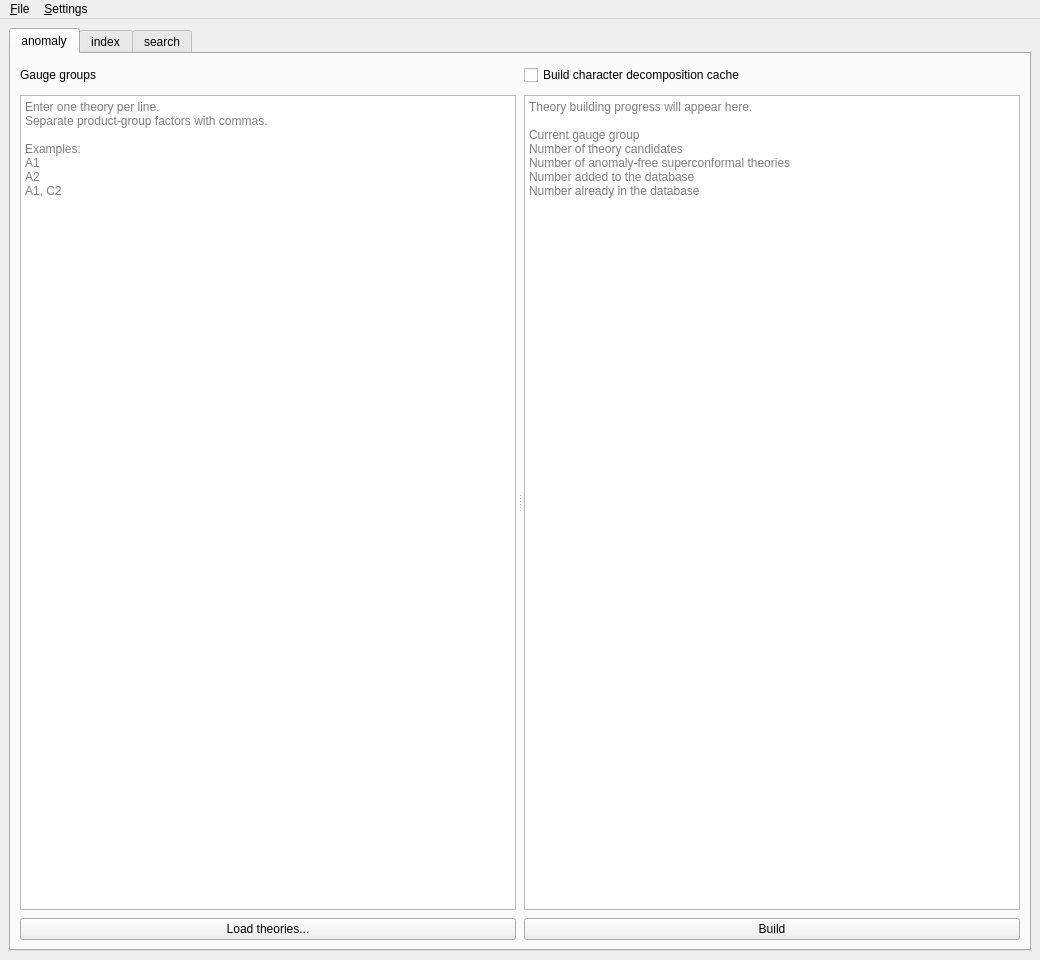
<?xml version="1.0" encoding="UTF-8"?>
<ui version="4.0">
 <class>N2DatabaseWindow</class>
 <widget class="QMainWindow" name="N2DatabaseWindow">
  <property name="geometry"><rect><x>0</x><y>0</y><width>1040</width><height>960</height></rect></property>
  <property name="windowTitle"><string>N2SCFTDB</string></property>
  <widget class="QWidget" name="centralwidget">
   <layout class="QVBoxLayout" name="mainLayout">
    <item>
     <widget class="QTabWidget" name="tabs">
      <property name="currentIndex"><number>0</number></property>
      <widget class="QWidget" name="anomalyTab">
       <attribute name="title"><string>anomaly</string></attribute>
       <layout class="QVBoxLayout" name="anomalyLayout">
        <item>
         <widget class="QSplitter" name="anomalySplitter">
          <property name="orientation"><enum>Qt::Horizontal</enum></property>
          <property name="handleWidth"><number>8</number></property>
          <property name="childrenCollapsible"><bool>false</bool></property>
          <widget class="QWidget" name="theoryInputPanel">
           <property name="sizePolicy"><sizepolicy hsizetype="Expanding" vsizetype="Expanding"><horstretch>1</horstretch><verstretch>1</verstretch></sizepolicy></property>
           <layout class="QVBoxLayout" name="theoryInputLayout">
            <property name="spacing"><number>8</number></property>
            <property name="leftMargin"><number>0</number></property>
            <property name="topMargin"><number>0</number></property>
            <property name="rightMargin"><number>0</number></property>
            <property name="bottomMargin"><number>0</number></property>
            <item>
             <widget class="QLabel" name="theoryInputLabel">
              <property name="minimumSize"><size><width>0</width><height>24</height></size></property>
              <property name="text"><string>Gauge groups</string></property>
              <property name="buddy"><cstring>theoriesInput</cstring></property>
             </widget>
            </item>
            <item>
             <widget class="QPlainTextEdit" name="theoriesInput">
              <property name="toolTip"><string>Enter one theory per line. Separate the gauge factors of a product group with commas.</string></property>
              <property name="accessibleName"><string>Lagrangian theory gauge groups</string></property>
              <property name="placeholderText"><string>Enter one theory per line.
Separate product-group factors with commas.

Examples:
A1
A2
A1, C2</string></property>
             </widget>
            </item>
            <item>
             <widget class="QPushButton" name="loadTheoriesButton">
              <property name="text"><string>Load theories...</string></property>
              <property name="toolTip"><string>Load gauge-group specifications from text files.</string></property>
             </widget>
            </item>
           </layout>
          </widget>
          <widget class="QWidget" name="theoryBuildPanel">
           <property name="sizePolicy"><sizepolicy hsizetype="Expanding" vsizetype="Expanding"><horstretch>1</horstretch><verstretch>1</verstretch></sizepolicy></property>
           <layout class="QVBoxLayout" name="theoryBuildLayout">
            <property name="spacing"><number>8</number></property>
            <property name="leftMargin"><number>0</number></property>
            <property name="topMargin"><number>0</number></property>
            <property name="rightMargin"><number>0</number></property>
            <property name="bottomMargin"><number>0</number></property>
            <item>
             <widget class="QCheckBox" name="buildCharacterCacheCheckBox">
              <property name="minimumSize"><size><width>0</width><height>24</height></size></property>
              <property name="text"><string>Build character decomposition cache</string></property>
              <property name="toolTip"><string>Build character decompositions for representations encountered during theory candidate enumeration.</string></property>
              <property name="checked"><bool>false</bool></property>
             </widget>
            </item>
            <item>
             <widget class="QPlainTextEdit" name="theoryBuildLog">
              <property name="accessibleName"><string>Theory building log</string></property>
              <property name="readOnly"><bool>true</bool></property>
              <property name="placeholderText"><string>Theory building progress will appear here.

Current gauge group
Number of theory candidates
Number of anomaly-free superconformal theories
Number added to the database
Number already in the database</string></property>
             </widget>
            </item>
            <item>
             <widget class="QPushButton" name="buildTheoriesButton">
              <property name="text"><string>Build</string></property>
              <property name="toolTip"><string>Enumerate theory candidates for the supplied gauge groups and add anomaly-free superconformal theories to the database.</string></property>
             </widget>
            </item>
           </layout>
          </widget>
         </widget>
        </item>
       </layout>
      </widget>
      <widget class="QWidget" name="indexTab">
       <attribute name="title"><string>index</string></attribute>
       <layout class="QVBoxLayout" name="indexLayout">
        <item>
         <widget class="QSplitter" name="indexSplitter">
          <property name="orientation"><enum>Qt::Horizontal</enum></property>
          <property name="handleWidth"><number>8</number></property>
          <property name="childrenCollapsible"><bool>false</bool></property>
          <widget class="QWidget" name="indexSearchPanel">
           <property name="sizePolicy"><sizepolicy hsizetype="Expanding" vsizetype="Expanding"><horstretch>1</horstretch><verstretch>1</verstretch></sizepolicy></property>
           <layout class="QVBoxLayout" name="indexSearchLayout">
            <property name="spacing"><number>8</number></property>
            <property name="leftMargin"><number>0</number></property>
            <property name="topMargin"><number>0</number></property>
            <property name="rightMargin"><number>0</number></property>
            <property name="bottomMargin"><number>0</number></property>
            <item>
             <widget class="QPushButton" name="searchEmptyIndicesButton">
              <property name="text"><string>Search missing or lower-order indices</string></property>
              <property name="toolTip"><string>Find theories with missing indices or spectra, or full/Coulomb indices below the cutoffs in Settings. Indices with unknown saved cutoffs are preserved.</string></property>
             </widget>
            </item>
            <item>
             <widget class="QCheckBox" name="selectAllIndexGroupsCheckBox">
              <property name="text"><string>Select all</string></property>
              <property name="toolTip"><string>Select or clear all listed gauge groups.</string></property>
              <property name="checked"><bool>false</bool></property>
             </widget>
            </item>
            <item>
             <widget class="QListWidget" name="emptyIndexGaugeGroupsList">
              <property name="accessibleName"><string>Gauge groups of theories with missing or lower-order indices</string></property>
              <property name="toolTip"><string>Gauge groups with theories awaiting index calculation will be listed here with checkboxes.</string></property>
              <property name="editTriggers"><set>QAbstractItemView::NoEditTriggers</set></property>
              <property name="selectionMode"><enum>QAbstractItemView::NoSelection</enum></property>
             </widget>
            </item>
           </layout>
          </widget>
          <widget class="QWidget" name="indexCalculationPanel">
           <property name="sizePolicy"><sizepolicy hsizetype="Expanding" vsizetype="Expanding"><horstretch>1</horstretch><verstretch>1</verstretch></sizepolicy></property>
           <layout class="QVBoxLayout" name="indexCalculationLayout">
            <property name="spacing"><number>8</number></property>
            <property name="leftMargin"><number>0</number></property>
            <property name="topMargin"><number>0</number></property>
            <property name="rightMargin"><number>0</number></property>
            <property name="bottomMargin"><number>0</number></property>
            <item>
             <widget class="QPlainTextEdit" name="indexCalculationLog">
              <property name="accessibleName"><string>Index calculation log</string></property>
              <property name="readOnly"><bool>true</bool></property>
              <property name="placeholderText"><string>Index calculation progress will appear here.</string></property>
             </widget>
            </item>
            <item>
             <widget class="QPushButton" name="calculateIndexButton">
              <property name="text"><string>Calculate index</string></property>
              <property name="toolTip"><string>Calculate full indices, Coulomb branch indices and spectra for theories in the checked gauge groups.</string></property>
             </widget>
            </item>
           </layout>
          </widget>
         </widget>
        </item>
       </layout>
      </widget>
      <widget class="QWidget" name="searchTab">
       <attribute name="title"><string>search</string></attribute>
       <layout class="QVBoxLayout" name="searchTabLayout">
        <item>
         <widget class="QScrollArea" name="searchScrollArea">
          <property name="frameShape"><enum>QFrame::NoFrame</enum></property>
          <property name="widgetResizable"><bool>true</bool></property>
          <widget class="QWidget" name="searchFormPanel">
           <layout class="QVBoxLayout" name="searchFormLayout">
            <property name="spacing"><number>18</number></property>
            <property name="leftMargin"><number>16</number></property>
            <property name="topMargin"><number>16</number></property>
            <property name="rightMargin"><number>16</number></property>
            <property name="bottomMargin"><number>16</number></property>
            <item>
             <layout class="QVBoxLayout" name="searchSeedLayout">
              <property name="spacing"><number>8</number></property>
              <item>
               <widget class="QLabel" name="searchSeedLabel">
                <property name="font"><font><bold>true</bold></font></property>
                <property name="text"><string>Seed theories</string></property>
                <property name="buddy"><cstring>searchGaugeGroupsEdit</cstring></property>
               </widget>
              </item>
              <item>
               <widget class="QLineEdit" name="searchGaugeGroupsEdit">
                <property name="minimumSize"><size><width>0</width><height>34</height></size></property>
                <property name="accessibleName"><string>Seed theory gauge groups in Cartan notation</string></property>
                <property name="placeholderText"><string>e.g. A1; A2, C2; &quot;A1, A1&quot;</string></property>
                <property name="toolTip"><string>Enter Cartan types. Commas join factors of a product gauge group. Double quotes require exactly that gauge group; unquoted expressions require all listed factors. Semicolons separate alternatives, any one of which may match. Leave empty for no gauge-group restriction.</string></property>
               </widget>
              </item>
              <item>
               <widget class="QLabel" name="searchSeedHelpLabel">
                <property name="text"><string>Use Cartan types: A1 for a single group, A1, C2 for a product. Double quotes, as in &quot;A1, C2&quot;, require an exact gauge group; unquoted expressions match theories containing all listed factors. Separate alternatives with semicolons; matching any alternative is sufficient.</string></property>
                <property name="wordWrap"><bool>true</bool></property>
               </widget>
              </item>
             </layout>
            </item>
            <item>
             <layout class="QGridLayout" name="searchCriteriaLayout" columnstretch="1,1">
              <property name="horizontalSpacing"><number>28</number></property>
              <property name="verticalSpacing"><number>12</number></property>
              <item row="0" column="0">
               <widget class="QLabel" name="searchCentralChargeALabel">
                <property name="font"><font><bold>true</bold></font></property>
                <property name="text"><string>Central charge a (exact)</string></property>
                <property name="buddy"><cstring>searchCentralChargeAEdit</cstring></property>
               </widget>
              </item>
              <item row="0" column="1">
               <widget class="QLabel" name="searchCentralChargeCLabel">
                <property name="font"><font><bold>true</bold></font></property>
                <property name="text"><string>Central charge c (exact)</string></property>
                <property name="buddy"><cstring>searchCentralChargeCEdit</cstring></property>
               </widget>
              </item>
              <item row="1" column="0">
               <widget class="QLineEdit" name="searchCentralChargeAEdit">
                <property name="minimumSize"><size><width>0</width><height>34</height></size></property>
                <property name="placeholderText"><string>e.g. 263/768</string></property>
                <property name="toolTip"><string>Exact central charge a. Leave empty for no exact-value restriction.</string></property>
               </widget>
              </item>
              <item row="1" column="1">
               <widget class="QLineEdit" name="searchCentralChargeCEdit">
                <property name="minimumSize"><size><width>0</width><height>34</height></size></property>
                <property name="placeholderText"><string>e.g. 0.352865</string></property>
                <property name="toolTip"><string>Exact central charge c. Leave empty for no exact-value restriction.</string></property>
               </widget>
              </item>
              <item row="2" column="0">
               <widget class="QLabel" name="searchCentralChargeARangeLabel">
                <property name="font"><font><bold>true</bold></font></property>
                <property name="text"><string>Range for a</string></property>
                <property name="buddy"><cstring>searchCentralChargeAMinEdit</cstring></property>
               </widget>
              </item>
              <item row="2" column="1">
               <widget class="QLabel" name="searchCentralChargeCRangeLabel">
                <property name="font"><font><bold>true</bold></font></property>
                <property name="text"><string>Range for c</string></property>
                <property name="buddy"><cstring>searchCentralChargeCMinEdit</cstring></property>
               </widget>
              </item>
              <item row="3" column="0">
               <layout class="QHBoxLayout" name="searchCentralChargeARangeLayout">
                <property name="spacing"><number>8</number></property>
                <item><widget class="QLineEdit" name="searchCentralChargeAMinEdit">
                 <property name="minimumSize"><size><width>0</width><height>34</height></size></property>
                 <property name="accessibleName"><string>Inclusive lower bound for central charge a</string></property>
                 <property name="placeholderText"><string>lower bound</string></property>
                 <property name="toolTip"><string>Inclusive lower bound for a. Leave empty for no lower bound.</string></property>
                </widget></item>
                <item><widget class="QLabel" name="searchCentralChargeARangeSeparator"><property name="text"><string>≤ a ≤</string></property></widget></item>
                <item><widget class="QLineEdit" name="searchCentralChargeAMaxEdit">
                 <property name="minimumSize"><size><width>0</width><height>34</height></size></property>
                 <property name="accessibleName"><string>Inclusive upper bound for central charge a</string></property>
                 <property name="placeholderText"><string>upper bound</string></property>
                 <property name="toolTip"><string>Inclusive upper bound for a. Leave empty for no upper bound.</string></property>
                </widget></item>
               </layout>
              </item>
              <item row="3" column="1">
               <layout class="QHBoxLayout" name="searchCentralChargeCRangeLayout">
                <property name="spacing"><number>8</number></property>
                <item><widget class="QLineEdit" name="searchCentralChargeCMinEdit">
                 <property name="minimumSize"><size><width>0</width><height>34</height></size></property>
                 <property name="accessibleName"><string>Inclusive lower bound for central charge c</string></property>
                 <property name="placeholderText"><string>lower bound</string></property>
                 <property name="toolTip"><string>Inclusive lower bound for c. Leave empty for no lower bound.</string></property>
                </widget></item>
                <item><widget class="QLabel" name="searchCentralChargeCRangeSeparator"><property name="text"><string>≤ c ≤</string></property></widget></item>
                <item><widget class="QLineEdit" name="searchCentralChargeCMaxEdit">
                 <property name="minimumSize"><size><width>0</width><height>34</height></size></property>
                 <property name="accessibleName"><string>Inclusive upper bound for central charge c</string></property>
                 <property name="placeholderText"><string>upper bound</string></property>
                 <property name="toolTip"><string>Inclusive upper bound for c. Leave empty for no upper bound.</string></property>
                </widget></item>
               </layout>
              </item>
              <item row="4" column="0">
               <widget class="QLabel" name="searchTheoryIdLabel">
                <property name="font"><font><bold>true</bold></font></property>
                <property name="text"><string>Theory id</string></property>
                <property name="buddy"><cstring>searchTheoryIdEdit</cstring></property>
               </widget>
              </item>
              <item row="4" column="1">
               <widget class="QLabel" name="searchOptionsLabel">
                <property name="font"><font><bold>true</bold></font></property>
                <property name="text"><string>Options</string></property>
                <property name="buddy"><cstring>searchNonEmptyIndicesCheckBox</cstring></property>
               </widget>
              </item>
              <item row="5" column="0">
               <widget class="QLineEdit" name="searchTheoryIdEdit">
                <property name="minimumSize"><size><width>0</width><height>34</height></size></property>
                <property name="placeholderText"><string>e.g. 16</string></property>
                <property name="toolTip"><string>The ID of the theory, not a Lagrangian realization ID. Leave empty for no ID restriction.</string></property>
               </widget>
              </item>
              <item row="5" column="1">
               <widget class="QCheckBox" name="searchNonEmptyIndicesCheckBox">
                <property name="text"><string>Only theories with non-empty indices</string></property>
                <property name="toolTip"><string>Require a calculated full superconformal index. Coulomb branch indices and spectra may be empty.</string></property>
                <property name="checked"><bool>false</bool></property>
               </widget>
              </item>
             </layout>
            </item>
            <item>
             <widget class="QLabel" name="searchConditionsHelpLabel">
              <property name="text"><string>All entered conditions must match. Leave the filters empty and the option unchecked to search every theory in the database.</string></property>
              <property name="wordWrap"><bool>true</bool></property>
             </widget>
            </item>
            <item>
             <widget class="QGroupBox" name="searchCsvFieldsGroup">
              <property name="title"><string>CSV fields</string></property>
              <layout class="QGridLayout" name="searchCsvFieldsLayout" columnstretch="1,1,1">
               <property name="horizontalSpacing"><number>16</number></property>
               <property name="verticalSpacing"><number>10</number></property>
                <item row="0" column="0" colspan="3">
                 <widget class="QLabel" name="searchCsvTheoriesLabel">
                  <property name="font"><font><bold>true</bold></font></property>
                  <property name="text"><string>theories</string></property>
                 </widget>
                </item>
                <item row="1" column="0">
                 <widget class="QCheckBox" name="searchCsvTheoryIdCheckBox">
                  <property name="text"><string>Theory id</string></property>
                  <property name="toolTip"><string>theories.id</string></property>
                  <property name="checked"><bool>true</bool></property>
                 </widget>
                </item>
                <item row="1" column="1">
                 <widget class="QCheckBox" name="searchCsvTheoryNameCheckBox">
                  <property name="text"><string>Name</string></property>
                  <property name="toolTip"><string>theories.name</string></property>
                  <property name="checked"><bool>true</bool></property>
                 </widget>
                </item>
                <item row="2" column="0" colspan="3">
                 <widget class="QLabel" name="searchCsvRealizationsLabel">
                  <property name="font"><font><bold>true</bold></font></property>
                  <property name="text"><string>lagrangian_realizations</string></property>
                 </widget>
                </item>
                <item row="3" column="0">
                 <widget class="QCheckBox" name="searchCsvRealizationIdCheckBox">
                  <property name="text"><string>Lagrangian realization id</string></property>
                  <property name="toolTip"><string>lagrangian_realizations.id</string></property>
                  <property name="checked"><bool>true</bool></property>
                 </widget>
                </item>
                <item row="3" column="1">
                 <widget class="QCheckBox" name="searchCsvGaugeGroupCheckBox">
                  <property name="text"><string>Gauge group</string></property>
                  <property name="toolTip"><string>lagrangian_realizations.gauge_group</string></property>
                  <property name="checked"><bool>true</bool></property>
                 </widget>
                </item>
                <item row="3" column="2">
                 <widget class="QCheckBox" name="searchCsvInputJsonCheckBox">
                  <property name="text"><string>Input JSON</string></property>
                  <property name="toolTip"><string>lagrangian_realizations.input_json</string></property>
                  <property name="checked"><bool>true</bool></property>
                 </widget>
                </item>
                <item row="4" column="0" colspan="3">
                 <widget class="QLabel" name="searchCsvPropertiesLabel">
                  <property name="font"><font><bold>true</bold></font></property>
                  <property name="text"><string>theory_properties</string></property>
                 </widget>
                </item>
                <item row="5" column="0">
                 <widget class="QCheckBox" name="searchCsvFlavorSymmetryCheckBox">
                  <property name="text"><string>Flavor symmetry</string></property>
                  <property name="toolTip"><string>theory_properties.flavor_symmetry</string></property>
                  <property name="checked"><bool>true</bool></property>
                 </widget>
                </item>
                <item row="5" column="1">
                 <widget class="QCheckBox" name="searchCsvFlavorRankCheckBox">
                  <property name="text"><string>Flavor rank</string></property>
                  <property name="toolTip"><string>theory_properties.flavor_rank</string></property>
                  <property name="checked"><bool>true</bool></property>
                 </widget>
                </item>
                <item row="5" column="2">
                 <widget class="QCheckBox" name="searchCsvFlavorDimensionCheckBox">
                  <property name="text"><string>Flavor dimension</string></property>
                  <property name="toolTip"><string>theory_properties.flavor_dimension</string></property>
                  <property name="checked"><bool>true</bool></property>
                 </widget>
                </item>
                <item row="6" column="0">
                 <widget class="QCheckBox" name="searchCsvConformalManifoldDimensionCheckBox">
                  <property name="text"><string>Conformal manifold dimension</string></property>
                  <property name="toolTip"><string>theory_properties.conformal_manifold_dimension</string></property>
                  <property name="checked"><bool>true</bool></property>
                 </widget>
                </item>
                <item row="6" column="1">
                 <widget class="QCheckBox" name="searchCsvCentralChargesJsonCheckBox">
                  <property name="text"><string>Central charges (JSON)</string></property>
                  <property name="toolTip"><string>theory_properties.central_charges_json</string></property>
                  <property name="checked"><bool>true</bool></property>
                 </widget>
                </item>
                <item row="6" column="2">
                 <widget class="QCheckBox" name="searchCsvCentralChargeADecimalCheckBox">
                  <property name="text"><string>Central charge a (decimal)</string></property>
                  <property name="toolTip"><string>theory_properties.central_charge_a_decimal</string></property>
                  <property name="checked"><bool>true</bool></property>
                 </widget>
                </item>
                <item row="7" column="0">
                 <widget class="QCheckBox" name="searchCsvCentralChargeCDecimalCheckBox">
                  <property name="text"><string>Central charge c (decimal)</string></property>
                  <property name="toolTip"><string>theory_properties.central_charge_c_decimal</string></property>
                  <property name="checked"><bool>true</bool></property>
                 </widget>
                </item>
                <item row="7" column="1">
                 <widget class="QCheckBox" name="searchCsvCoulombBranchIndexJsonCheckBox">
                  <property name="text"><string>Coulomb branch index (JSON)</string></property>
                  <property name="toolTip"><string>theory_properties.coulomb_branch_index_json</string></property>
                  <property name="checked"><bool>true</bool></property>
                 </widget>
                </item>
                <item row="7" column="2">
                 <widget class="QCheckBox" name="searchCsvCoulombBranchSpectrumJsonCheckBox">
                  <property name="text"><string>Coulomb branch spectrum (JSON)</string></property>
                  <property name="toolTip"><string>theory_properties.coulomb_branch_spectrum_json</string></property>
                  <property name="checked"><bool>true</bool></property>
                 </widget>
                </item>
                <item row="8" column="0">
                 <widget class="QCheckBox" name="searchCsvSuperconformalIndexJsonCheckBox">
                  <property name="text"><string>Full superconformal index (JSON)</string></property>
                  <property name="toolTip"><string>theory_properties.superconformal_index_json</string></property>
                  <property name="checked"><bool>true</bool></property>
                 </widget>
                </item>
                <item row="8" column="1">
                 <widget class="QCheckBox" name="searchCsvSuperconformalIndexOrderCheckBox">
                  <property name="text"><string>Full superconformal index order</string></property>
                  <property name="toolTip"><string>theory_properties.superconformal_index_order</string></property>
                  <property name="checked"><bool>true</bool></property>
                 </widget>
                </item>
                <item row="8" column="2">
                 <widget class="QCheckBox" name="searchCsvCoulombBranchIndexMaxDimensionJsonCheckBox">
                  <property name="text"><string>Coulomb index maximum dimension (JSON)</string></property>
                  <property name="toolTip"><string>theory_properties.coulomb_branch_index_max_dimension_json</string></property>
                  <property name="checked"><bool>true</bool></property>
                 </widget>
                </item>
              </layout>
             </widget>
            </item>
            <item>
             <layout class="QHBoxLayout" name="searchResultsLayout" stretch="1,1">
              <property name="spacing"><number>16</number></property>
              <item>
               <widget class="QLineEdit" name="searchResultCountEdit">
                <property name="minimumSize"><size><width>0</width><height>34</height></size></property>
                <property name="accessibleName"><string>Number of matching theories</string></property>
                <property name="toolTip"><string>The number of theories satisfying the search conditions will appear here.</string></property>
                <property name="readOnly"><bool>true</bool></property>
               </widget>
              </item>
              <item>
               <widget class="QProgressBar" name="searchDownloadProgressBar">
                <property name="minimumSize"><size><width>0</width><height>24</height></size></property>
                <property name="accessibleName"><string>Theory CSV download progress</string></property>
                <property name="toolTip"><string>Progress of writing the matching theories to a CSV file.</string></property>
                <property name="minimum"><number>0</number></property>
                <property name="maximum"><number>100</number></property>
                <property name="value"><number>0</number></property>
               </widget>
              </item>
             </layout>
            </item>
            <item>
             <layout class="QHBoxLayout" name="searchButtonsLayout">
              <property name="spacing"><number>12</number></property>
              <item>
               <widget class="QPushButton" name="searchTheoriesButton">
                <property name="minimumSize"><size><width>100</width><height>36</height></size></property>
                <property name="text"><string>Search</string></property>
                <property name="toolTip"><string>Find all theories satisfying the search conditions.</string></property>
               </widget>
              </item>
              <item>
               <widget class="QPushButton" name="downloadTheoriesButton">
                <property name="enabled"><bool>false</bool></property>
                <property name="minimumSize"><size><width>100</width><height>36</height></size></property>
                <property name="text"><string>Download</string></property>
                <property name="toolTip"><string>After a search, save information for every matching theory to a CSV file.</string></property>
               </widget>
              </item>
              <item><spacer name="searchButtonsSpacer"><property name="orientation"><enum>Qt::Horizontal</enum></property><property name="sizeHint" stdset="0"><size><width>40</width><height>20</height></size></property></spacer></item>
             </layout>
            </item>
            <item><spacer name="searchFormBottomSpacer"><property name="orientation"><enum>Qt::Vertical</enum></property><property name="sizeHint" stdset="0"><size><width>20</width><height>40</height></size></property></spacer></item>
           </layout>
          </widget>
         </widget>
        </item>
       </layout>
      </widget>
     </widget>
    </item>
   </layout>
  </widget>
  <widget class="QMenuBar" name="menubar">
   <widget class="QMenu" name="fileMenu">
    <property name="title"><string>&amp;File</string></property>
    <addaction name="actionQuit"/>
   </widget>
   <widget class="QMenu" name="settingsMenu">
    <property name="title"><string>&amp;Settings</string></property>
    <addaction name="actionSettings"/>
   </widget>
   <addaction name="fileMenu"/>
   <addaction name="settingsMenu"/>
  </widget>
  <action name="actionQuit">
   <property name="text"><string>&amp;Quit</string></property>
   <property name="shortcut"><string>Ctrl+Q</string></property>
  </action>
  <action name="actionSettings">
   <property name="text"><string>&amp;Preferences…</string></property>
   <property name="shortcut"><string>Ctrl+,</string></property>
  </action>
 </widget>
 <tabstops>
  <tabstop>tabs</tabstop>
  <tabstop>theoriesInput</tabstop>
  <tabstop>loadTheoriesButton</tabstop>
  <tabstop>buildCharacterCacheCheckBox</tabstop>
  <tabstop>theoryBuildLog</tabstop>
  <tabstop>buildTheoriesButton</tabstop>
  <tabstop>searchEmptyIndicesButton</tabstop>
  <tabstop>selectAllIndexGroupsCheckBox</tabstop>
  <tabstop>emptyIndexGaugeGroupsList</tabstop>
  <tabstop>indexCalculationLog</tabstop>
  <tabstop>calculateIndexButton</tabstop>
  <tabstop>searchGaugeGroupsEdit</tabstop>
  <tabstop>searchCentralChargeAEdit</tabstop>
  <tabstop>searchCentralChargeCEdit</tabstop>
  <tabstop>searchCentralChargeAMinEdit</tabstop>
  <tabstop>searchCentralChargeAMaxEdit</tabstop>
  <tabstop>searchCentralChargeCMinEdit</tabstop>
  <tabstop>searchCentralChargeCMaxEdit</tabstop>
  <tabstop>searchTheoryIdEdit</tabstop>
  <tabstop>searchNonEmptyIndicesCheckBox</tabstop>
  <tabstop>searchCsvTheoryIdCheckBox</tabstop>
  <tabstop>searchCsvTheoryNameCheckBox</tabstop>
  <tabstop>searchCsvRealizationIdCheckBox</tabstop>
  <tabstop>searchCsvGaugeGroupCheckBox</tabstop>
  <tabstop>searchCsvInputJsonCheckBox</tabstop>
  <tabstop>searchCsvFlavorSymmetryCheckBox</tabstop>
  <tabstop>searchCsvFlavorRankCheckBox</tabstop>
  <tabstop>searchCsvFlavorDimensionCheckBox</tabstop>
  <tabstop>searchCsvConformalManifoldDimensionCheckBox</tabstop>
  <tabstop>searchCsvCentralChargesJsonCheckBox</tabstop>
  <tabstop>searchCsvCentralChargeADecimalCheckBox</tabstop>
  <tabstop>searchCsvCentralChargeCDecimalCheckBox</tabstop>
  <tabstop>searchCsvCoulombBranchIndexJsonCheckBox</tabstop>
  <tabstop>searchCsvCoulombBranchSpectrumJsonCheckBox</tabstop>
  <tabstop>searchCsvSuperconformalIndexJsonCheckBox</tabstop>
  <tabstop>searchCsvSuperconformalIndexOrderCheckBox</tabstop>
  <tabstop>searchCsvCoulombBranchIndexMaxDimensionJsonCheckBox</tabstop>
  <tabstop>searchResultCountEdit</tabstop>
  <tabstop>searchTheoriesButton</tabstop>
  <tabstop>downloadTheoriesButton</tabstop>
 </tabstops>
 <resources/>
 <connections/>
</ui>
